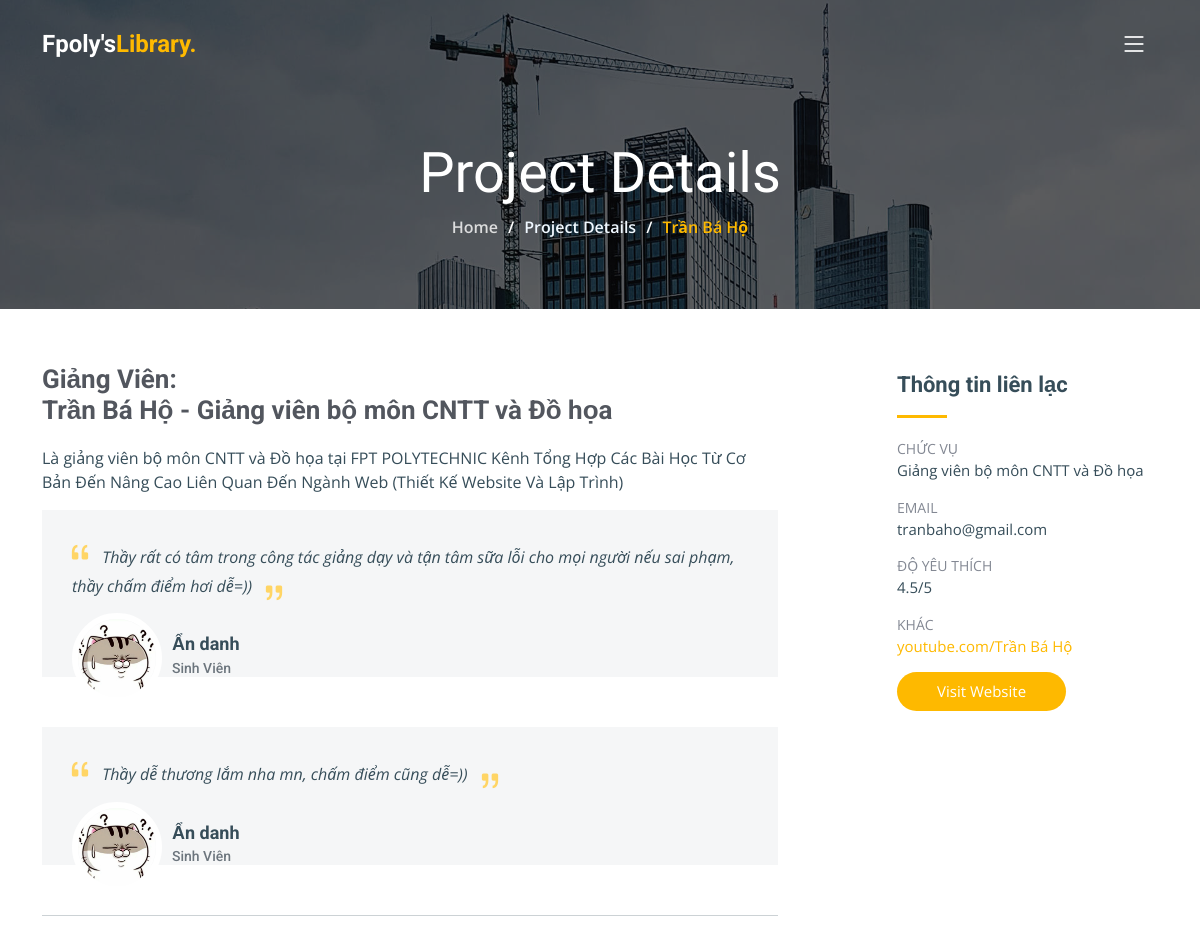
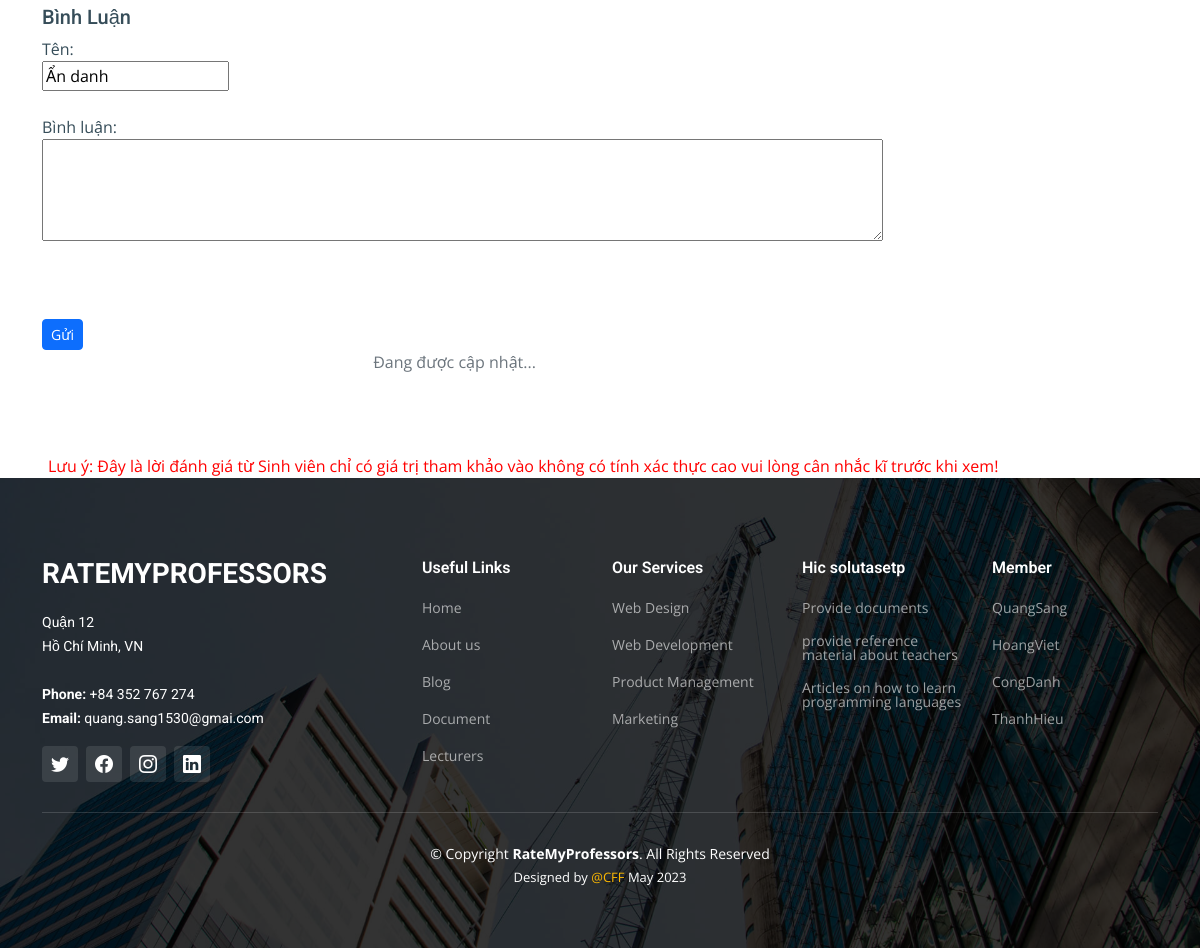
Page /CFF/project-details.php on the committed database (2 pictures, top to bottom).
### tables this page shows
CREATE TABLE `tblteacher` (
  `ID` int(10) NOT NULL,
  `Name` varchar(120) DEFAULT NULL,
  `Picture` varchar(200) NOT NULL,
  `Email` varchar(120) DEFAULT NULL,
  `Qualifications` varchar(120) DEFAULT NULL,
  `danhgia` varchar(200) DEFAULT NULL,
  `youtube` varchar(255) DEFAULT NULL,
  `web` varchar(255) DEFAULT NULL,
  `mota` varchar(255) DEFAULT NULL,
  `RegDate` timestamp NOT NULL DEFAULT current_timestamp()
);

CREATE TABLE `danhgia` (
  `id` int(11) NOT NULL,
  `name` varchar(255) DEFAULT NULL,
  `dulieu` varchar(255) DEFAULT NULL,
  `name_teacher` varchar(255) DEFAULT NULL
);

### CFF/project-details.php (the view, shortened to what this page needs)
<?php
include('includes/dbconnection.php');
?>
<?php
$sdata = $_GET['Name'];
$sql1 = "SELECT * from tblteacher where Name like '%$sdata%' ";
$query1 = $dbh->prepare($sql1);
$query1->execute();
$results1 = $query1->fetchAll(PDO::FETCH_OBJ);
$sql = "SELECT * from danhgia where name_teacher like  '%$sdata%' ";
$query = $dbh->prepare($sql);
$query->execute();
$results = $query->fetchAll(PDO::FETCH_OBJ);
?>
<!DOCTYPE html>
<html lang="en">
<head>
  <link href="assets/vendor/bootstrap/css/bootstrap.min.css" rel="stylesheet">
  <link href="assets/vendor/bootstrap-icons/bootstrap-icons.css" rel="stylesheet">
  <link href="assets/vendor/fontawesome-free/css/all.min.css" rel="stylesheet">
  <link href="assets/vendor/aos/aos.css" rel="stylesheet">
  <link href="assets/vendor/glightbox/css/glightbox.min.css" rel="stylesheet">
  <link href="assets/vendor/swiper/swiper-bundle.min.css" rel="stylesheet">
  <link href="assets/css/main.css" rel="stylesheet">
</head>
<body>
  <?php include_once('includes/header.php'); ?>
  <main id="main">
    <div class="breadcrumbs d-flex align-items-center" style="background-image: url('assets/img/breadcrumbs-bg.jpg');">
      <div class="container position-relative d-flex flex-column align-items-center" data-aos="fade">
        <h2>Project Details</h2>
        <ol>
          <li><a href="index.php">Home</a></li>
          <li style="color:aliceblue">Project Details</li>
          <?php
          if ($query1->rowCount() > 0) {
            foreach ($results1 as $row) { ?>
              <li><?php echo htmlentities($row->Name); ?></li>
        </ol>
    <?php
              break;
            }
          }  ?>
      </div>
    </div>
    <section id="project-details" class="project-details">
      <div class="container" data-aos="fade-up" data-aos-delay="100">
        <div class="row justify-content-between gy-4 mt-4">
          <div class="col-lg-8">
            <div class="portfolio-description">
              <h2 style="margin-top:-10%">Giảng Viên: <br> <?php echo htmlentities($row->Name); ?> - <?php echo htmlentities($row->Qualifications); ?></h2>
              <p>
                <?php echo htmlentities($row->mota); ?>
              </p>
              <?php
              if ($query->rowCount() > 0) {
                foreach ($results as $row) { ?>
                  <div class="testimonial-item">
                    <p>
                      <i class="bi bi-quote quote-icon-left"></i>
                      <?php echo htmlentities($row->dulieu) ?>
                      <i class="bi bi-quote quote-icon-right"></i>
                    </p>
                    <div>
                      <img src="admin/images/koanh.jpg" class="testimonial-img" alt="">
                      <h3>Ẩn danh</h3>
                      <h4>Sinh Viên</h4>
                    </div>
                  </div>
              <?php
                }
              }  ?>
              <hr>
              <div>
                <h5>Bình Luận</h5>
                <form name="" method="post" action="">
                  <label for="name">Tên:</label><br>
                  <input type="text" id="name" name="name" value="Ẩn danh"><br><br>
                  <label for="comment">Bình luận:</label><br>
                  <textarea id="comment" name="dulieu" rows="4" cols="100"></textarea><br><br>
                  <input type="hidden" id="name" name="name_teacher" value="<?php echo $sdata ?>"><br><br>
                  <button type="submit" class="btn btn-primary btn-sm" name="submit" id="submit" reset();>Gửi</button>
                </form>
              </div>
              <small class="text-muted" style="margin-left:45%; font-size:medium">Đang được cập nhật...</small>
            </div>
          </div>
          <?php
          if ($query1->rowCount() > 0) {
            foreach ($results1 as $row) { ?>
              <div class="col-lg-3">
                <div class="portfolio-info">
                  <h3 style="margin-top:-25%">Thông tin liên lạc</h3>
                  <ul>
                    <li><strong>Chức vụ</strong> <span><?php echo htmlentities($row->Qualifications) ?></span></li>
                    <li><strong>Email</strong> <span><?php echo htmlentities($row->Email) ?></span></li>
                    <li><strong>Độ yêu thích</strong> <span><?php echo htmlentities($row->danhgia) ?>/5</span></span></li>
                    <li><strong>Khác</strong><a href="<?php echo htmlentities($row->youtube) ?>">youtube.com/<?php echo htmlentities($row->Name) ?></a></li>
                    <li><a href="<?php echo htmlentities($row->web) ?>" class="btn-visit align-self-start">Visit Website</a></li>
                  </ul>
                </div>
              </div>
          <?php
              break;
            }
          }  ?>
        </div>
      </div>
    </section>
    <marquee scrollamount=10><small style=" font-size:medium; margin-top:5%; margin-left:4%; color:red;">Lưu ý: Đây là lời đánh giá từ Sinh viên chỉ có giá trị tham khảo vào không có tính xác thực cao vui lòng cân nhắc kĩ trước khi xem!</small></marquee>
  </main>
  <?php include_once('includes/footer.php'); ?>
</body>
</html>

### CFF/assets/css/main.css (style rules this page uses)
:root { --font-default: "Open Sans", system-ui, -apple-system, "Segoe UI", Roboto, "Helvetica Neue", Arial, "Noto Sans", "Liberation Sans", sans-serif, "Apple Color Emoji", "Segoe UI Emoji", "Segoe UI Symbol", "Noto Color Emoji"; --font-primary: "Roboto", sans-serif; --font-secondary: "Work Sans", sans-serif; }
:root { --color-default: #364d59; --color-primary: #feb900; --color-secondary: #52565e; }
:root { scroll-behavior: smooth; }
body { font-family: var(--font-default); color: var(--color-default); overflow-x: hidden; }
a { color: var(--color-primary); text-decoration: none; }
h1, h2, h3, h4, h5, h6 { font-family: var(--font-primary); }
section { padding: 80px 0; overflow: hidden; }
.breadcrumbs { padding: 140px 0 60px 0; min-height: 30vh; position: relative; background-size: cover; background-position: center; background-repeat: no-repeat; }
.breadcrumbs:before { content: ""; background-color: rgba(0, 0, 0, 0.6); position: absolute; inset: 0; }
.breadcrumbs h2 { font-size: 56px; font-weight: 500; color: #fff; font-family: var(--font-secondary); }
.breadcrumbs ol { display: flex; flex-wrap: wrap; list-style: none; padding: 0 0 10px 0; margin: 0; font-size: 16px; font-weight: 600; color: var(--color-primary); }
.breadcrumbs ol a { color: rgba(255, 255, 255, 0.8); transition: 0.3s; }
.breadcrumbs ol li+li { padding-left: 10px; }
.breadcrumbs ol li+li::before { display: inline-block; padding-right: 10px; color: #fff; content: "/"; }
.project-details .portfolio-info h3 { font-size: 22px; font-weight: 700; margin-bottom: 20px; padding-bottom: 20px; position: relative; }
.project-details .portfolio-info h3:after { content: ""; position: absolute; display: block; width: 50px; height: 3px; background: var(--color-primary); left: 0; bottom: 0; }
.project-details .portfolio-info ul { list-style: none; padding: 0; font-size: 15px; }
.project-details .portfolio-info ul li { display: flex; flex-direction: column; padding-bottom: 15px; }
.project-details .portfolio-info ul strong { text-transform: uppercase; font-weight: 400; color: #838893; font-size: 14px; }
.project-details .portfolio-info .btn-visit { padding: 8px 40px; background: var(--color-primary); color: #fff; border-radius: 50px; transition: 0.3s; }
.project-details .portfolio-description h2 { font-size: 26px; font-weight: 700; margin-bottom: 20px; color: var(--color-secondary); }
.project-details .portfolio-description p { padding: 0; }
.project-details .portfolio-description .testimonial-item { padding: 30px 30px 0 30px; position: relative; background: #f5f6f7; height: 100%; margin-bottom: 50px; }
.project-details .portfolio-description .testimonial-item .testimonial-img { width: 90px; border-radius: 50px; border: 6px solid #fff; float: left; margin: 0 10px 0 0; }
.project-details .portfolio-description .testimonial-item h3 { font-size: 18px; font-weight: bold; margin: 15px 0 5px 0; padding-top: 20px; }
.project-details .portfolio-description .testimonial-item h4 { font-size: 14px; color: #6c757d; margin: 0; }
.project-details .portfolio-description .testimonial-item .quote-icon-left, .project-details .portfolio-description .testimonial-item .quote-icon-right { color: #ffd565; font-size: 26px; line-height: 0; }
.project-details .portfolio-description .testimonial-item .quote-icon-left { display: inline-block; left: -5px; position: relative; }
.project-details .portfolio-description .testimonial-item .quote-icon-right { display: inline-block; right: -5px; position: relative; top: 10px; transform: scale(-1, -1); }
.project-details .portfolio-description .testimonial-item p { font-style: italic; margin: 0 0 15px 0 0 0; padding: 0; }

### rows in the picture
tblteacher: Name "Trần Bá Hộ", Qualifications "Giảng viên bộ môn CNTT và Đồ họa", mota "Là giảng viên bộ môn CNTT và Đồ họa tại FPT POLYTECHNIC Kênh Tổng Hợp Các Bài Học Từ Cơ Bản Đến Nâng Cao Liên Quan Đến Ngành Web (Thiết Kế Website Và Lập Trình)", Email "tranbaho@gmail.com", danhgia "4.5"
danhgia: dulieu "Thầy rất có tâm trong công tác giảng dạy và tận tâm sữa lỗi cho mọi người nếu sai phạm, thầy chấm điểm hơi dễ=))"
danhgia: dulieu "Thầy dễ thương lắm nha mn, chấm điểm cũng dễ=))"
